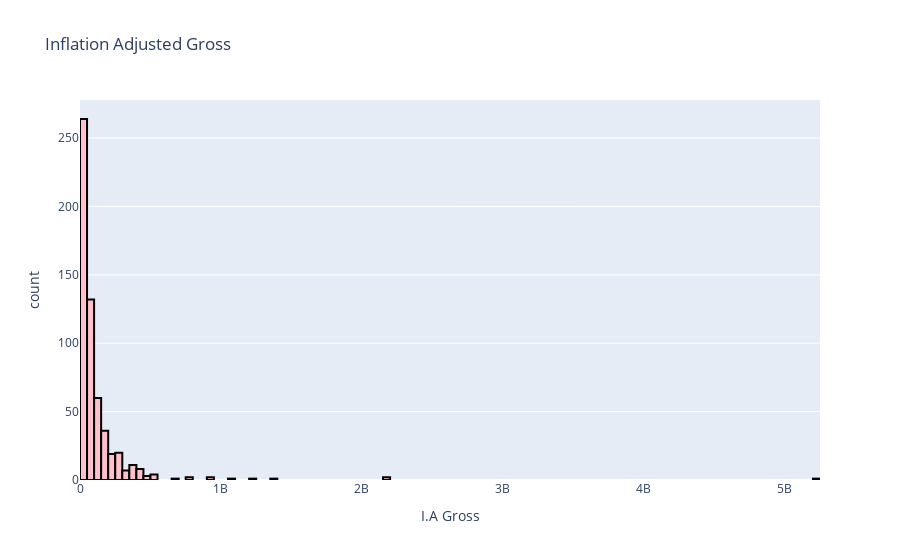

The notebook cell this image was saved under:
### Code cell
fig =  px.histogram(
    data_frame=df,
    x='inflation_adjusted_gross',
    nbins=150,
    labels = {"inflation_adjusted_gross": "I.A Gross"},
    # marginal="box",
    title = "Inflation Adjusted Gross",
).update_traces(marker=dict(color='pink'))

fig.data[0].marker.line.width = 2
fig.data[0].marker.line.color = "black"


fig.show()

### Figure 1 — Plotly figure (JSON) as saved in the notebook; plotly's stock layout.template omitted (floating-point values rounded to 4 significant figures; data arrays with more than 128 entries replaced by an {"elided": "..."} marker saying what was removed)
{"data": [{"alignmentgroup": "True", "bingroup": "x", "hovertemplate": "I.A Gross=%{x}<br>count=%{y}<extra></extra>", "legendgroup": "", "marker": {"color": "pink", "line": {"color": "black", "width": 2}, "pattern": {"shape": ""}}, "name": "", "nbinsx": 150, "offsetgroup": "", "orientation": "v", "showlegend": false, "type": "histogram", "x": {"elided": "575 int values"}, "xaxis": "x", "yaxis": "y"}], "layout": {"barmode": "relative", "legend": {"tracegroupgap": 0}, "title": {"text": "Inflation Adjusted Gross"}, "xaxis": {"anchor": "y", "domain": [0, 1], "title": {"text": "I.A Gross"}}, "yaxis": {"anchor": "x", "domain": [0, 1], "title": {"text": "count"}}}}
